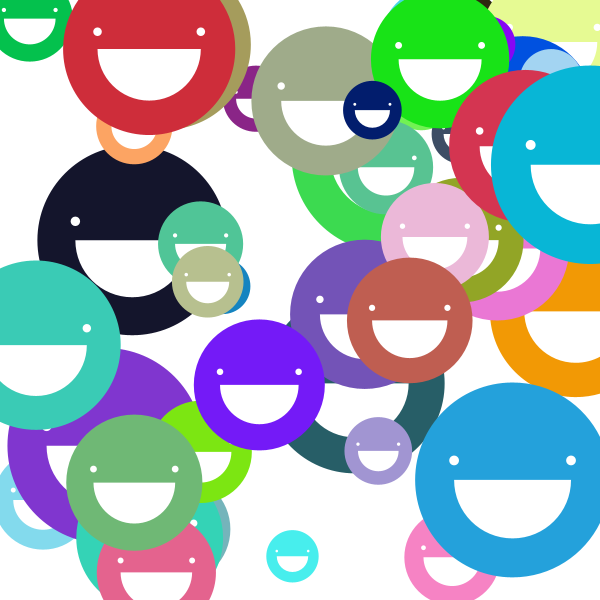
Frame 1 (no input)
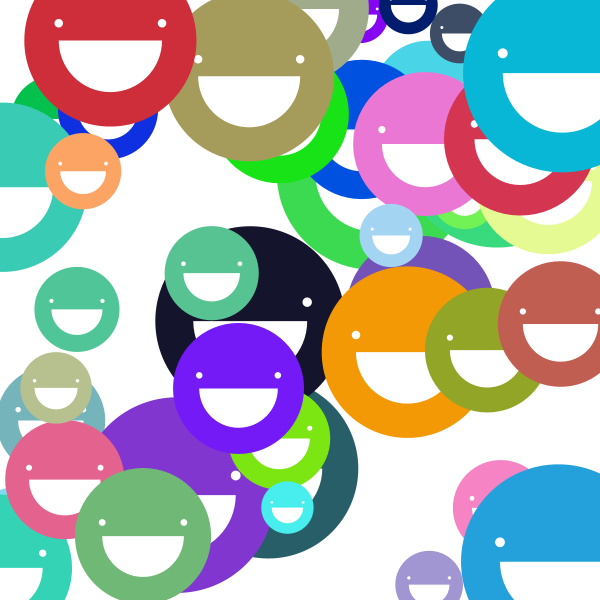
Frame 60 (the mouse pressed at the canvas centre just before this capture)
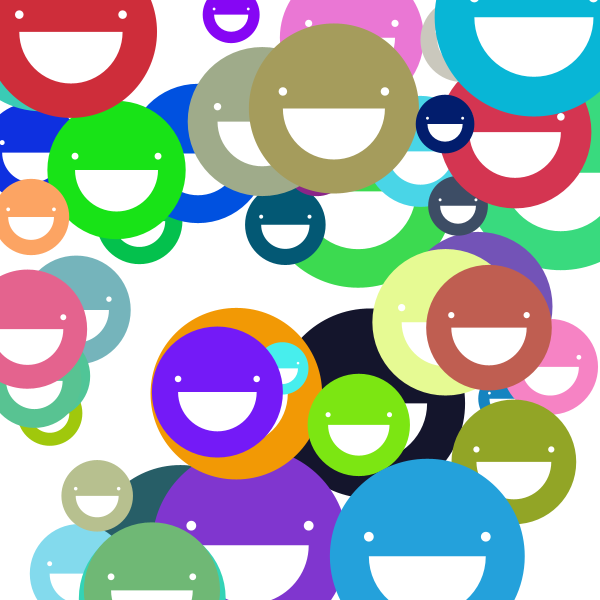
Frame 120 (the mouse held since frame 60 and released just before this capture)

The Processing sketch that drew these frames (run headless with seeded random() and noise(); from frame 60 on, the mouse is pressed at the canvas centre):

// Processing sketch: functionFaceArray
// ── functionFaceArray.pde
int faces = 50;

float posX[] = new float [faces];
float posY[] = new float [faces];
float size[] = new float [faces];
color c[] = new color [faces];

float speedX[] = new float [faces];
float speedY[] = new float [faces];

void setup() {
  size(600, 600);
  
  
  for(int i=0; i<faces; i++){
    posX[i] = random(width);
    posY[i] = random(height);
    size[i] = random(50, 200);
    c[i] = color(random(255), random(255), random(255));
    speedX[i] = random(-3, 3);
    speedY[i] = random(-3, 3);
  }
  
}

void draw() {
 // draw five faces here using a loop and arrays
 background(255);
 for(int i=0; i<faces; i++){
   myFunction(posX[i], posY[i], size[i], c[i]);
   posX[i] = posX[i]+speedX[i];  
   posY[i] = posY[i]+speedY[i]; 
   if (posX[i]> width || posX[i]<0){
     speedX[i] = -speedX[i];
   }
   if (posY[i]> height || posY[i]<0){
     speedY[i] = -speedY[i];
   }
 }

}

void myFunction(float x, float y, float s, color c) {
  noStroke();
  fill(c);  
  ellipse(x, y, s, s);
  fill(255);
  ellipse(x-s*0.3, y-s*0.1, s*0.05, s*0.05);
  ellipse(x+s*0.3, y-s*0.1, s*0.05, s*0.05);
  arc(x, y, s*0.6, s*0.6, 0, PI);
}
